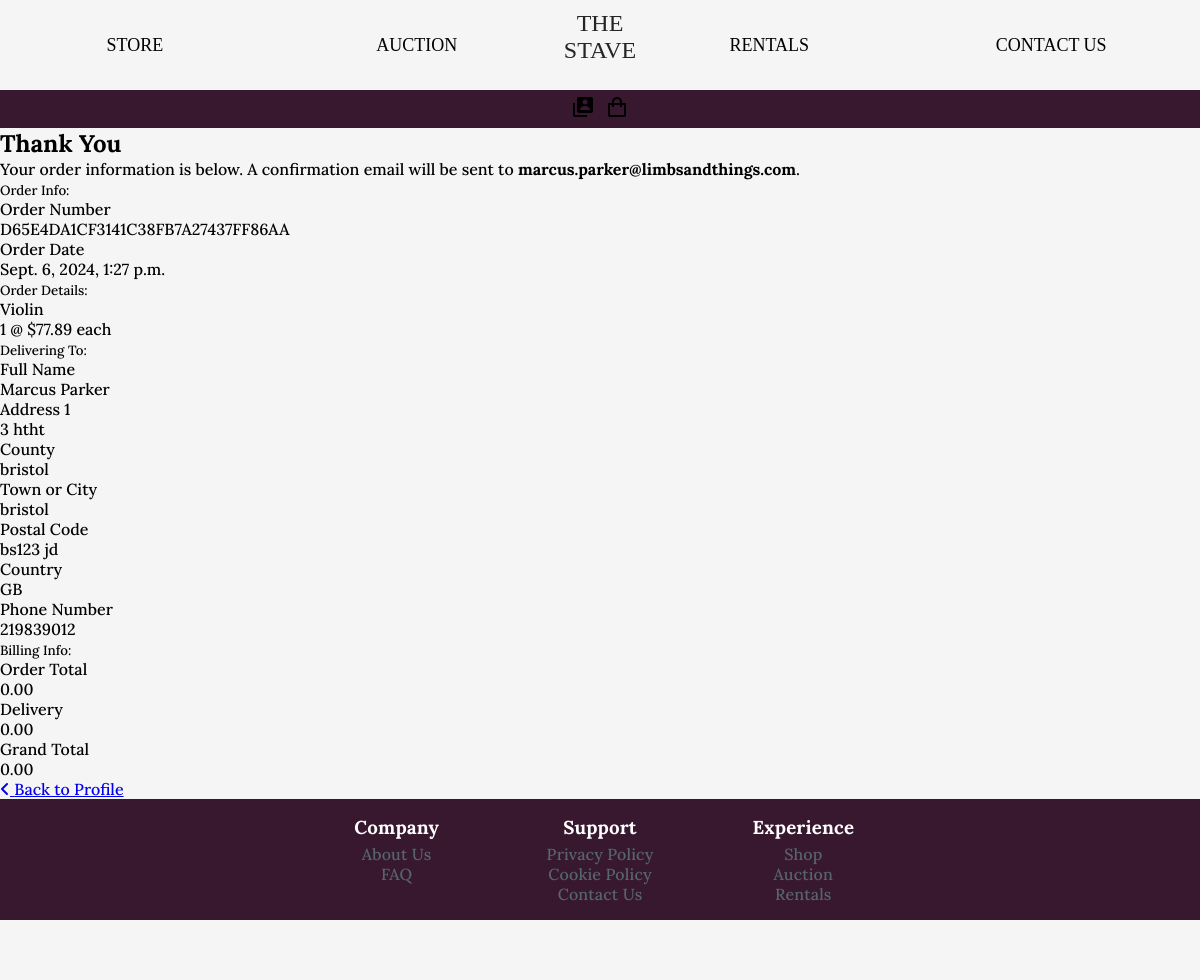
The app's page /profiles/order_history/D65E4DA1CF3141C38FB7A27437FF86AA (signed in) with its own data.
### checkout/models.py (models this page shows, shortened)
class Order(models.Model):
    order_number = models.CharField(max_length=32, null=False, editable=False)
    user_profile = models.ForeignKey(UserProfile, on_delete=models.SET_NULL,
                                     null=True, blank=True, related_name='orders')
    full_name = models.CharField(max_length=50, null=False, blank=False)
    email = models.EmailField(max_length=254, null=False, blank=False)
    phone_number = models.CharField(max_length=20, null=False, blank=False)
    country = CountryField(blank_label='Country *', null=False, blank=False)
    postcode = models.CharField(max_length=20, null=True, blank=True)
    town_or_city = models.CharField(max_length=40, null=False, blank=False)
    street_address1 = models.CharField(max_length=80, null=False, blank=False)
    street_address2 = models.CharField(max_length=80, null=True, blank=True)
    county = models.CharField(max_length=80, null=True, blank=True)
    date = models.DateTimeField(auto_now_add=True)
    delivery_cost = models.DecimalField(max_digits=6, decimal_places=2, null=False, default=0)
    order_total = models.DecimalField(max_digits=10, decimal_places=2, null=False, default=0)
    grand_total = models.DecimalField(max_digits=10, decimal_places=2, null=False, default=0)
    original_bag = models.TextField(null=False, blank=False, default='')
    stripe_pid = models.CharField(max_length=254, null=False, blank=False, default='')

class OrderLineItem(models.Model):
    order = models.ForeignKey(Order, null=False, blank=False, on_delete=models.CASCADE, related_name='lineitems')
    product = models.ForeignKey(Product, null=False, blank=False, on_delete=models.CASCADE)
    product_size = models.CharField(max_length=2, null=True, blank=True) # XS, S, M, L, XL
    quantity = models.IntegerField(null=False, blank=False, default=0)
    lineitem_total = models.DecimalField(max_digits=6, decimal_places=2, null=False, blank=False, editable=False)

### store/models.py (models this page shows, shortened)
class Product(models.Model):
    class Meta:
        verbose_name_plural = 'Products'
    category = models.ForeignKey('Category', null=True, blank=True, on_delete=models.SET_NULL)
    sku = models.CharField(max_length=254, null=True, blank=True)
    name = models.CharField(max_length=254)
    description = models.TextField()
    has_sizes = models.BooleanField(default=False, null=True, blank=True)
    price = models.DecimalField(max_digits=6, decimal_places=2)
    acoustic_type = models.CharField(max_length=254)
    size = models.CharField(max_length=254, null=True)
    image_url = models.URLField(max_length=1024, null=True, blank=True)
    image = models.ImageField(null=True, blank=True)
    stock = models.DecimalField(max_digits=6, decimal_places=0, default=0)

### profiles/views.py (the view)
# urls.py: path('order_history/<order_number>', views.order_history, name='order_history'),
def order_history(request, order_number):
    order = get_object_or_404(Order, order_number=order_number)
    messages.info(request, (
        f'This is a past confirmation for order number {order_number}. '
        'A confirmation email was sent on the order date.'
    ))
    template = 'checkout/checkout_success.html'
    context = {
        'order': order,
        'from_profile': True,
    }
    return render(request, template, context)

### cart/contexts.py (called while the page is built, shortened)
def cart_contents(request):
    cart_items = []
    total = 0
    product_count = 0
    cart = request.session.get('cart', {})
    context = {
        'cart_items': cart_items,
        'total': total,
        'product_count': product_count,
    }
    return context

### checkout/templates/checkout/checkout_success.html (shortened to what this page needs)
{% extends "base.html" %}
{% load static %}
{% block extra_css %}
    <link rel="stylesheet" href="{% static 'checkout/css/checkout.css' %}">
{% endblock %}
{% block content %}
    <div>
        <div>
            <div>
                <h2>Thank You</h2>
                <p>Your order information is below. A confirmation email will be sent to <strong>{{ order.email }}</strong>.</p>
            </div>
        </div>
        <div>
            <div>
                <div>
                    <div>
                        <div>
                            <small>Order Info:</small>
                        </div>
                    </div>
                    <div>
                        <div>
                            <p>Order Number</p>
                        </div>
                        <div>
                            <p>{{ order.order_number }}</p>
                        </div>
                    </div>
                    <div>
                        <div>
                            <p>Order Date</p>
                        </div>
                        <div>
                            <p>{{ order.date }}</p>
                        </div>
                    </div>
                    <div>
                        <div>
                            <small>Order Details:</small>
                        </div>
                    </div>
                    {% for item in order.lineitems.all %}
                    <div>
                        <div>
                            <p>
                                {{ item.product.name }}{% if item.product_size %} - Size {{ item.product.size|upper }}{% endif %}
                            </p>
                        </div>
                        <div>
                            <p>{{ item.quantity }} @ ${{ item.product.price }} each</p>
                        </div>
                    </div>
                    {% endfor %}
                    <div>
                        <div>
                            <small>Delivering To:</small>
                        </div>
                    </div>
                    <div>
                        <div>
                            <p>Full Name</p>
                        </div>
                        <div>
                            <p>{{ order.full_name }}</p>
                        </div>
                    </div>
                    <div>
                        <div>
                            <p>Address 1</p>
                        </div>
                        <div>
                            <p>{{ order.street_address1 }}</p>
                        </div>
                    </div>
                    {% if order.county %}
                    <div>
                        <div>
                            <p>County</p>
                        </div>
                        <div>
                            <p>{{ order.county }}</p>
                        </div>
                    </div>
                    {% endif %}
                    <div>
                        <div>
                            <p>Town or City</p>
                        </div>
                        <div>
                            <p>{{ order.town_or_city }}</p>
                        </div>
                    </div>
                    {% if order.postcode %}
                    <div>
                        <div>
                            <p>Postal Code</p>
                        </div>
                        <div>
                            <p>{{ order.postcode }}</p>
                        </div>
                    </div>
                    {% endif %}
                    <div>
                        <div>
                            <p>Country</p>
                        </div>
                        <div>
                            <p>{{ order.country }}</p>
                        </div>
                    </div>
                    <div>
                        <div>
                            <p>Phone Number</p>
                        </div>
                        <div>
                            <p>{{ order.phone_number }}</p>
                        </div>
                    </div>
                    <div>
                        <div>
                            <small>Billing Info:</small>
                        </div>
                    </div>
                    <div>
                        <div>
                            <p>Order Total</p>
                        </div>
                        <div>
                            <p>{{ order.order_total }}</p>
                        </div>
                    </div>
                    <div>
                        <div>
                            <p>Delivery</p>
                        </div>
                        <div>
                            <p>{{ order.delivery_cost }}</p>
                        </div>
                    </div>
                    <div>
                        <div>
                            <p>Grand Total</p>
                        </div>
                        <div>
                            <p>{{ order.grand_total }}</p>
                        </div>
                    </div>
                </div>
            </div>
        </div>
        <div>
            <div>
                {% if from_profile %}
                    <a href="{% url 'profile' %}">
                        <span class="icon mr-2">
                            <i class="fas fa-angle-left"></i>
                        </span>
                        <span class="text-uppercase">Back to Profile</span>
                    </a>
                {% endif %}
            </div>
        </div>
    </div>
{% endblock %}

### static/css/base.css (style rules this page uses)
* { margin: 0; padding: 0; border: 0; }
body { background: whitesmoke; font-family: "Lora", serif; font-style: normal; font-weight: 500; }

### records on screen
Order: email "marcus.parker@limbsandthings.com", order_number "D65E4DA1CF3141C38FB7A27437FF86AA", date "Sept. 6, 2024, 1:27 p.m.", full_name "Marcus Parker", street_address1 "3 htht", county "bristol", town_or_city "bristol", postcode "bs123 jd", country "GB", phone_number "219839012", order_total "0.00", delivery_cost "0.00", grand_total "0.00"
OrderLineItem: product.name "Violin", quantity "1", product.price "77.89"
